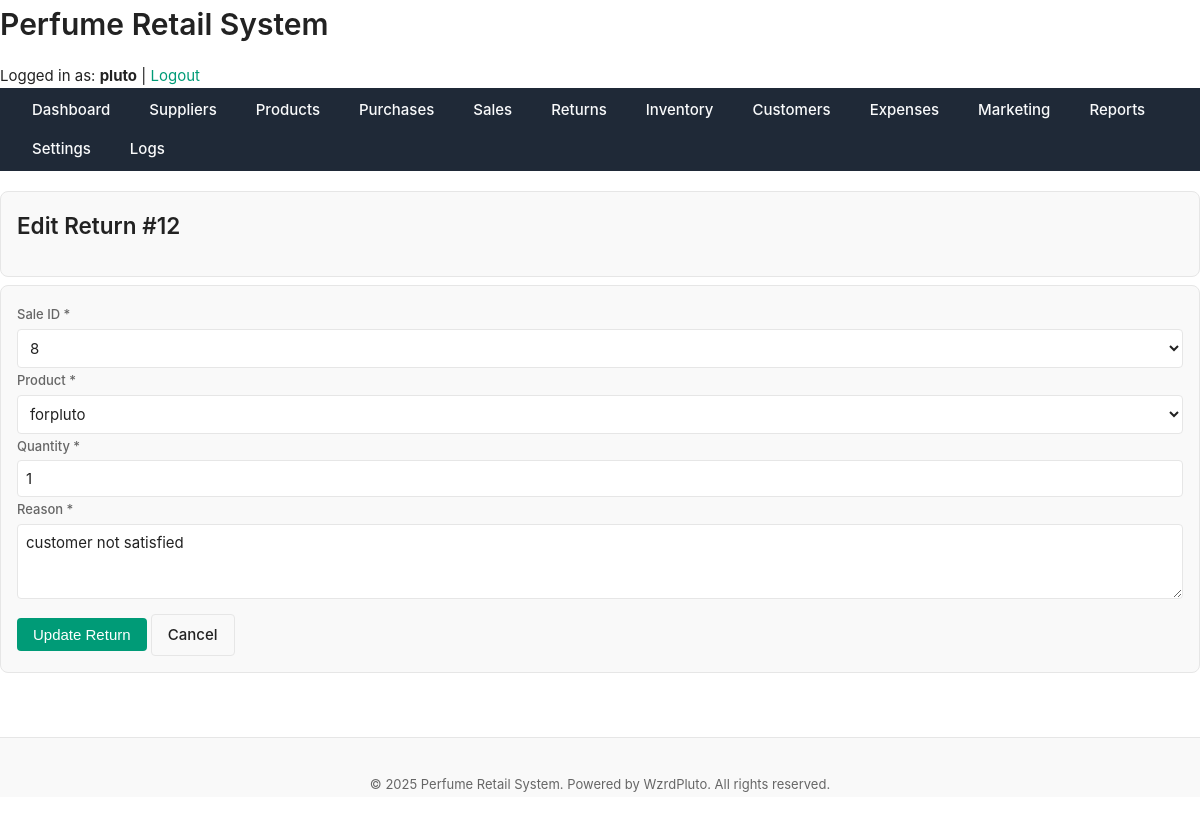
The app's page /public/returns/edit.php?id=12 (signed in) with its own data.
### tables this page shows
CREATE TABLE `returns` (
  `return_id` int(11) NOT NULL,
  `sale_id` int(11) NOT NULL,
  `product_id` int(11) NOT NULL,
  `quantity` int(11) NOT NULL,
  `reason` text DEFAULT NULL,
  `return_date` datetime DEFAULT current_timestamp()
);

CREATE TABLE `sales` (
  `sale_id` int(11) NOT NULL,
  `customer_id` int(11) DEFAULT NULL,
  `sale_date` datetime DEFAULT current_timestamp(),
  `total_amount` decimal(12,2) NOT NULL,
  `payment_method` enum('cash','card','mobile_money','bank') DEFAULT NULL,
  `sales_channel` enum('store','online','whatsapp') DEFAULT NULL,
  `discount` decimal(10,2) DEFAULT 0.00
);

CREATE TABLE `products` (
  `product_id` int(11) NOT NULL,
  `name` varchar(150) NOT NULL,
  `brand` varchar(100) DEFAULT NULL,
  `category` varchar(100) DEFAULT NULL,
  `size_ml` decimal(6,2) DEFAULT NULL,
  `cost_price` decimal(10,2) NOT NULL,
  `retail_price` decimal(10,2) NOT NULL,
  `supplier_id` int(11) DEFAULT NULL,
  `status` enum('active','discontinued') DEFAULT 'active',
  `created_at` datetime DEFAULT current_timestamp(),
  `description` text NOT NULL
);

### includes/functions.php (called while the page is built, shortened)
<?php
function get_return_by_id(PDO $pdo, int $return_id): ?array {
    $stmt = $pdo->prepare("SELECT * FROM returns WHERE return_id = :return_id");
    $stmt->execute(['return_id' => $return_id]);
    $row = $stmt->fetch(PDO::FETCH_ASSOC);
    return $row ?: null;
}

### public/returns/edit.php (the view, shortened to what this page needs)
<?php
require_once '../../includes/functions.php';
$return_id = $_GET['id'] ?? null;
$return = get_return_by_id($pdo, (int)$return_id);
$sales = $pdo->query("SELECT sale_id FROM sales ORDER BY sale_date DESC")->fetchAll(PDO::FETCH_ASSOC);
$products = $pdo->query("SELECT product_id, name FROM products WHERE status = 'active'")->fetchAll(PDO::FETCH_ASSOC);
include '../../includes/header.php';
?>
<main class="main-content">
    <div class="card mb-sm">
        <h2>Edit Return #<?= (int)$return['return_id'] ?></h2>
    </div>
    <div class="card">
        <form method="post" class="form-grid">
            <div class="form-group">
                <label for="sale_id">Sale ID <span class="text-danger">*</span></label>
                <select id="sale_id" name="sale_id" required>
                    <?php foreach ($sales as $s): ?>
                        <option value="<?= $s['sale_id'] ?>" <?= $s['sale_id'] == $return['sale_id'] ? 'selected' : '' ?>>
                            <?= $s['sale_id'] ?>
                        </option>
                    <?php endforeach; ?>
                </select>
            </div>
            <div class="form-group">
                <label for="product_id">Product <span class="text-danger">*</span></label>
                <select id="product_id" name="product_id" required>
                    <?php foreach ($products as $p): ?>
                        <option value="<?= $p['product_id'] ?>" <?= $p['product_id'] == $return['product_id'] ? 'selected' : '' ?>>
                            <?= htmlspecialchars($p['name']) ?>
                        </option>
                    <?php endforeach; ?>
                </select>
            </div>
            <div class="form-group">
                <label for="quantity">Quantity <span class="text-danger">*</span></label>
                <input type="number" id="quantity" name="quantity" min="1" value="<?= (int)$return['quantity'] ?>" required>
            </div>
            <div class="form-group">
                <label for="reason">Reason <span class="text-danger">*</span></label>
                <textarea id="reason" name="reason" rows="3" required><?= htmlspecialchars($return['reason']) ?></textarea>
            </div>
            <div class="form-actions mt-sm">
                <button type="submit" class="btn btn-primary">Update Return</button>
                <a href="index.php" class="btn btn-secondary">Cancel</a>
            </div>
        </form>
    </div>
</main>
<?php include '../../includes/footer.php'; ?>

### assets/css/layout.css (style rules this page uses)
body { display: flex; min-height: 100vh; flex-direction: column; }

### assets/css/theme.css (style rules this page uses)
:root { --color-bg: #ffffff; --color-surface: #f9f9f9; --color-border: #e6e6e6; --color-text: #222222; --color-text-muted: #666666; --color-primary: #009b77; --color-primary-hover: #008165; --color-danger: #d62828; --color-success: #2d6a4f; --color-warning: #e9c46a; --shadow-light: 0 2px 8px rgba(0, 0, 0, 0.05); --radius-sm: 4px; --radius-md: 8px; --radius-lg: 16px; --font-main: "Inter", "Segoe UI", "Roboto", sans-serif; --font-size-base: 15px; --font-size-sm: 13px; --font-size-lg: 18px; --line-height-base: 1.6; --space-xs: 4px; --space-sm: 8px; --space-md: 16px; --space-lg: 24px; --space-xl: 40px; --transition-fast: 0.15s ease-in-out; --transition-base: 0.25s ease; }
*, *::before, *::after { box-sizing: border-box; margin: 0; padding: 0; }
html, body { font-family: var(--font-main); font-size: var(--font-size-base); line-height: var(--line-height-base); background-color: var(--color-bg); color: var(--color-text); height: 100%; min-height: 100vh; }
a { color: var(--color-primary); text-decoration: none; transition: color var(--transition-fast); }
h1, h2, h3, h4, h5 { color: var(--color-text); margin-bottom: var(--space-md); font-weight: 600; }
.card { background: var(--color-surface); border: 1px solid var(--color-border); border-radius: var(--radius-md); box-shadow: var(--shadow-light); padding: var(--space-lg); margin-bottom: var(--space-lg); }
.btn { display: inline-block; padding: var(--space-sm) var(--space-md); border: none; border-radius: var(--radius-sm); cursor: pointer; transition: background var(--transition-fast); font-size: var(--font-size-base); }
.btn-primary { background: var(--color-primary); color: #fff; }
input, select, textarea { width: 100%; padding: var(--space-sm) var(--space-md); border: 1px solid var(--color-border); border-radius: var(--radius-sm); font-family: var(--font-main); transition: border var(--transition-fast), box-shadow var(--transition-fast); }

### assets/css/components.css (style rules this page uses)
button, .btn { display: inline-flex; align-items: center; justify-content: center; padding: var(--space-sm) var(--space-md); font-size: var(--font-size-base); font-weight: 500; border: none; border-radius: var(--radius-sm); cursor: pointer; transition: background var(--transition-fast), color var(--transition-fast), transform var(--transition-fast); text-decoration: none; }
.btn-primary { background-color: var(--color-primary); color: #fff; }
.btn-secondary { background-color: var(--color-surface); color: var(--color-text); border: 1px solid var(--color-border); }
.card { background-color: var(--color-surface); border: 1px solid var(--color-border); border-radius: var(--radius-md); padding: var(--space-md); box-shadow: var(--shadow-sm); display: flex; flex-direction: column; gap: var(--space-sm); transition: box-shadow var(--transition-base); }
input[type="text"], input[type="number"], input[type="email"], input[type="password"], textarea, select { width: 100%; padding: var(--space-sm); font-size: var(--font-size-base); border: 1px solid var(--color-border); border-radius: var(--radius-sm); background-color: var(--color-bg); color: var(--color-text); transition: border-color var(--transition-fast), box-shadow var(--transition-fast); }
label { font-weight: 500; font-size: var(--font-size-sm); margin-bottom: var(--space-xs); display: inline-block; color: var(--color-text-muted); }
.mt-sm { margin-top: var(--space-sm); }
.mb-sm { margin-bottom: var(--space-sm); }

### records on screen
returns: return_id "12", sale_id "8", product_id "forpluto", quantity "1", reason "customer not satisfied"

### other values on screen
SITE_NAME "Perfume Retail System"
$_SESSION['username'] "pluto"
